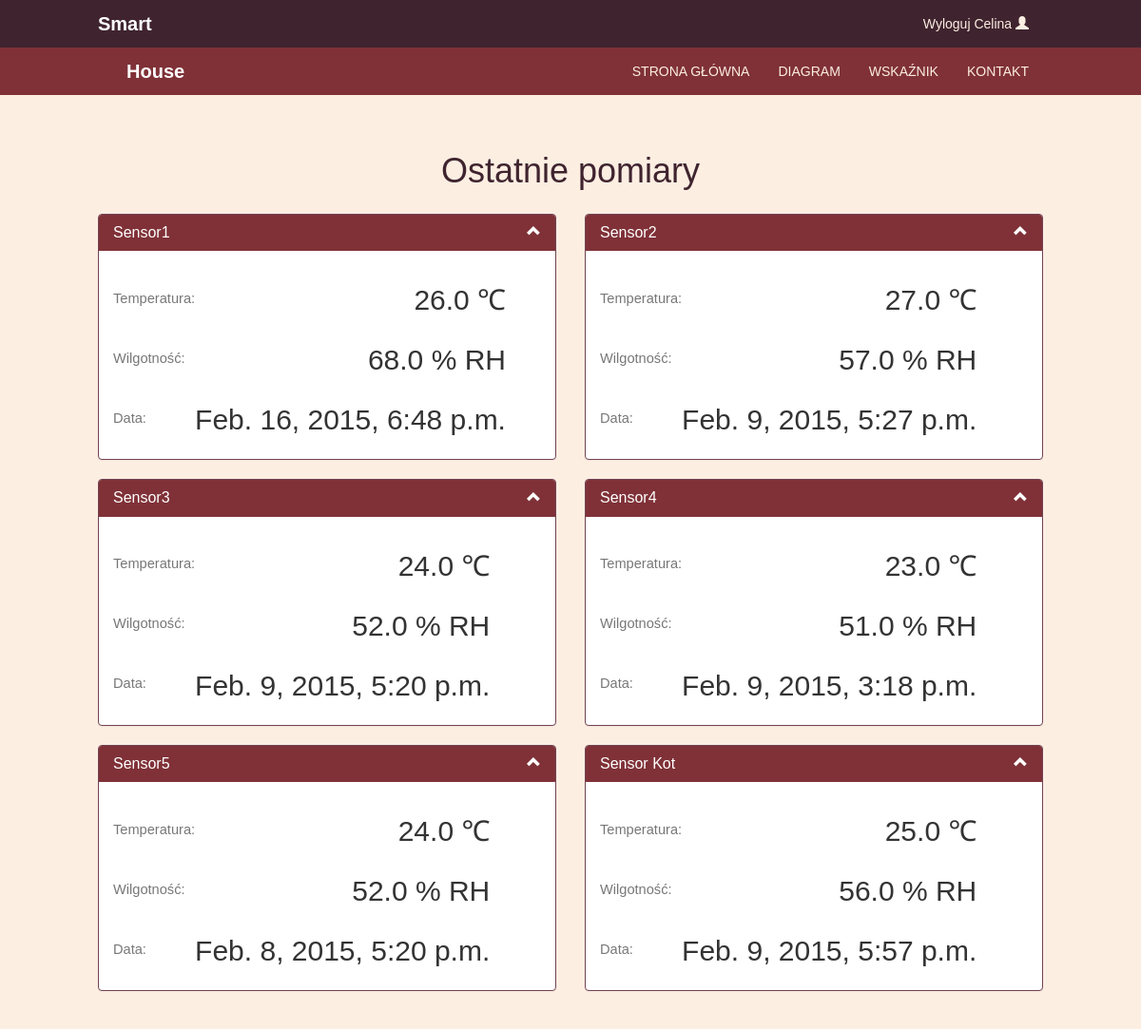
The app's page / (signed in) with its own data.
### measurement/models.py (models this page shows, shortened)
class MeasurementData(models.Model):
    timestamp = models.DateTimeField()
    temperature = models.FloatField(default=-100.)
    humidity = models.FloatField(default=-100.)
    idSensor = models.ForeignKey(Sensor)

class Sensor(models.Model):
    nameSensor = models.CharField(max_length=100)
    idRoom = models.ForeignKey(Rooms)
    def __unicode__(self):
        return str(self.nameSensor)

### measurement/views.py (the view)
# urls.py: url(r'^$', views.index, name='home'),
def index(request):
    sensor = Sensor.objects.all()
    data = []
    for s in sensor:
        m = MeasurementData.objects.filter(idSensor=s).order_by('timestamp').last()
        if m:
            data.append(m)
    return render_to_response('index.html', {'data': data}, context_instance=RequestContext(request))

### static/templates/index.html (shortened to what this page needs)
{% extends 'base.html' %}
{% block content %}
    {% if user.is_authenticated %}
        <h1 style="text-align: center">Ostatnie pomiary</h1>
        <div class="row">
            {% for d in data %}
                <div class="col-md-6">
                    <div class="panel panel-primary">
                        <div class="panel-heading">
                            <h3 class="panel-title">{{d.idSensor}}</h3>
                            <span class="pull-right clickable"><i class="glyphicon glyphicon-chevron-up"></i></span>
                        </div>
                        <div class="panel-body">
                            <table>
                                <tr>
                                    <td><h2><small><sup>Temperatura: </sup></small></h2></td>
                                    <td class="text-right"><h2>{{ d.temperature }} &#x2103</h2></td>
                                </tr>
                                <tr>
                                    <td><h2><small><sup>Wilgotność: </sup></small></h2></td>
                                    <td class="text-right"><h2>{{ d.humidity }} % RH</h2></td>
                                </tr>
                                <tr>
                                    <td><h2><small><sup>Data: </sup></small></h2></td>
                                    <td class="text-right"><h2>{{ d.timestamp }}</h2></td>
                                </tr>
                            </table>
                        </div>
                    </div>
                </div>
            {% endfor %}
        </div>
    {% endif %}
{% endblock %}

### static/templates/base.html (shortened to what this page needs)
<!DOCTYPE html>
<html lang="en">
<head>
    <link href="/static/css/bootstrap.css" rel="stylesheet">
    <link href="/static/css/jumbotron.css" rel="stylesheet">
    <link href="/static/css/custom.css" rel="stylesheet">
</head>
<body>
<nav class="navbar navbar-default navbar-fixed-top" role="navigation">
    <div class="container">
        <div class="navbar-header">
            <a class="navbar-brand" href="/">Smart</a>
        </div>
        {% if user.is_authenticated %}
            <div class="myclass">
                <a id="logout" href="{% url 'logout' %}">Wyloguj</a> {{ user }} <span class="glyphicon glyphicon-user"></span>
            </div>
        {% endif %}
    </div>
</nav>
<div class="custom">
    <nav class="navbar navbar-default navbar-fixed-lower" role="navigation">
        <div class="container">
            <div class = "mine">
                <div class="navbar-header">
                    <a class="navbar-brand" href="/">House</a>
                </div>
            </div>
            <div class="collapse navbar-collapse collapse-buttons">
                <ul class="nav navbar-nav navbar-right">
                    <li><a href="/">Strona główna</a></li>
                    <li><a href="{% url 'diagram' %}">Diagram</a></li>
                    <li><a href="{% url 'scope' %}">Wskaźnik</a></li>
                    <li><a href="{% url 'contact' %}">Kontakt</a></li>
                </ul>
            </div>
        </div>
    </nav>
</div>
<div class="container">
    {% block content %}
    {% endblock %}
</div>
</body>
</html>

### static/css/jumbotron.css (style rules this page uses)
body { padding-top: 50px; padding-bottom: 20px; }

### static/css/custom.css (style rules this page uses)
body { background-color: #fdeee2; padding-top: 140px; font-family: "Ubuntu", sans-serif; }
.container { width: 1024px; }
.navbar-fixed-top { background-color: #3f242f !important; }
.navbar-default { background-color: #7F3137; border: none; }
.custom { position: fixed; z-index:1030; top: 50px; width:100%; }
.navbar-fixed-lower { position: static; }
.mine { margin-left: 30px; }
.navbar { border-radius: 0px; }
.navbar-default .navbar-brand { color: #ffffff; font-weight: 700; font-size: 20px; }
.navbar-default .navbar-nav > li > a { color: #FDEEE2; text-transform: uppercase; }
.myclass { text-align: right; color: #fdeee2; font-size: 14px; padding: 15px; text-transform: capitalize; }
#logout { color: #fdeee2; }
.clickable { cursor: pointer; }
.panel-heading span { margin-top: -20px; font-size: 15px; }
.panel-primary>.panel-heading { color: #fff; background-color: #7F3137; border-color: #7F3137; }
.panel-primary { border-color: #714354; }
h1 { padding-bottom: 15px; color: #3F242F; }

### records on screen
MeasurementData: idSensor "Sensor1", temperature "26.0", humidity "68.0", timestamp "Feb. 16, 2015, 6:48 p.m."
MeasurementData: idSensor "Sensor2", temperature "27.0", humidity "57.0", timestamp "Feb. 9, 2015, 5:27 p.m."
MeasurementData: idSensor "Sensor3", temperature "24.0", humidity "52.0", timestamp "Feb. 9, 2015, 5:20 p.m."
MeasurementData: idSensor "Sensor4", temperature "23.0", humidity "51.0", timestamp "Feb. 9, 2015, 3:18 p.m."
MeasurementData: idSensor "Sensor5", temperature "24.0", humidity "52.0", timestamp "Feb. 8, 2015, 5:20 p.m."
MeasurementData: idSensor "Sensor Kot", temperature "25.0", humidity "56.0", timestamp "Feb. 9, 2015, 5:57 p.m."

### other values on screen
{{ user }} "Celina"
